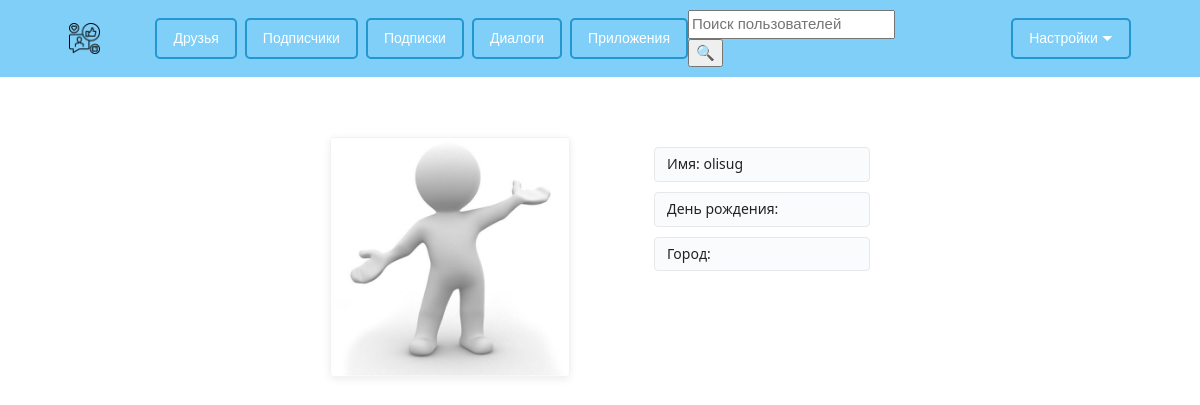
The page /auth/my_profile/ (signed in) on the database its author committed.
### Users/models.py (models this page shows, shortened)
class Profile(AbstractUser):
    GENDER_CHOICE = (("M", "М"),
                     ("F", "Ж"),
                     (None, "-"))
    CITY_CHOICE = [('Москва', 'Москва'),
                   ('Санкт-Петербург', 'Санкт-Петербург')]
    COUNTRY_CHOICE = [(None, '-')]
    avatar = models.ImageField('Аватар',
                               blank=True,
                               upload_to='images/avatar/')
    gender = models.CharField('Пол',
                              max_length=1,
                              choices=GENDER_CHOICE,
                              blank=True)
    country = models.CharField('Страна',
                               max_length=100,
                               blank=True,
                               null=True,
                               choices=COUNTRY_CHOICE)
    city = models.CharField('Город',
                            max_length=100,
                            blank=True,
                            null=True,
                            choices=CITY_CHOICE)
    birth_date = models.DateField('Дата рождения',
                                  null=True,
                                  blank=True)
    email = models.CharField('Почтовый адрес', max_length=20,
                             null=False,
                             blank=False)
    short_name = models.CharField('Короткое имя',
                                  max_length=10,
                                  null=True,
                                  blank=True)
    class Meta:
        verbose_name = 'Профиль'
        verbose_name_plural = 'Профили'

### Users/views.py (the view)
# urls.py: path('my_profile/', v.my_profile, name='my_profile'),
@login_required
def my_profile(request):
    user = request.user
    if Friend.objects.filter(user=request.user,
                             users_friend=user)|Friend.objects.filter(
                                 user=user,
                                 users_friend=request.user):
        is_friend = False
    else:
        is_friend = True
    if Follower.objects.filter(user=request.user,
                               follower_for=user):
        is_follower = False
    else:
        is_follower = True
    users_friends1 = Friend.objects.filter(user=user,
                                           confirmed=True)
    users_friends2 = Friend.objects.filter(users_friend=user,
                                           confirmed=True)
    user_following = Follower.objects.filter(user=user)
    follower = Follower.objects.filter(user=request.user, follower_for=user)
    context = {'user': user,
               'is_friend': is_friend,
               'friends1': users_friends1,
               'friends2': users_friends2,
               'is_follower': follower,
               'user_following': user_following}
    return render(request, 'users/my_profile.html', context)

### Templates/users/my_profile.html (shortened to what this page needs)
{% extends "base.html" %}
{%load static%}
{%block content%}
    <div class='profile'>
        <div class='avatar'>
            {% if user.avatar %}
                <img src="{{user.avatar.url}}" height=200px >
            {%endif%}
        </div>
        <div class='info'>
            <h5>Имя: {{user.username}}</h5>
            <h5>День рождения: {{user.birth_date|date:"d.m.Y"}}</h5>
            <h5>Город: {{user.city}}</h5>
        </div>
    </div>
{%endblock%}

### static/css/stylesheet.css (style rules this page uses)
.body { margin: 0; }
.main .profile { width: 90%; margin: 5% auto; display: grid; grid-template-columns:30% 20%; gap: 0; align-items: start; justify-content: center; }
.main .profile .avatar { width: 100%; justify-self: end; display: flex; margin-left: 10%; }
.main .profile .avatar img { width: 240px; height: 240px; border-radius: 4px; object-fit: cover; box-shadow: 0 2px 8px rgba(0, 0, 0, 0.08); border: 1px solid #f0f2f5; transition: transform 0.2s ease; }
.main .profile .info { width: 100%; margin-left: 0; justify-self: start; }
.info h5 { font-weight: normal; color: #222; font-size: 14px; margin: 10px 0; padding: 8px 12px; background: #fafbfc; border: 1px solid #e7e8ec; border-radius: 4px; }

### rows shown on the page
Profile: avatar (picture), username "olisug"
